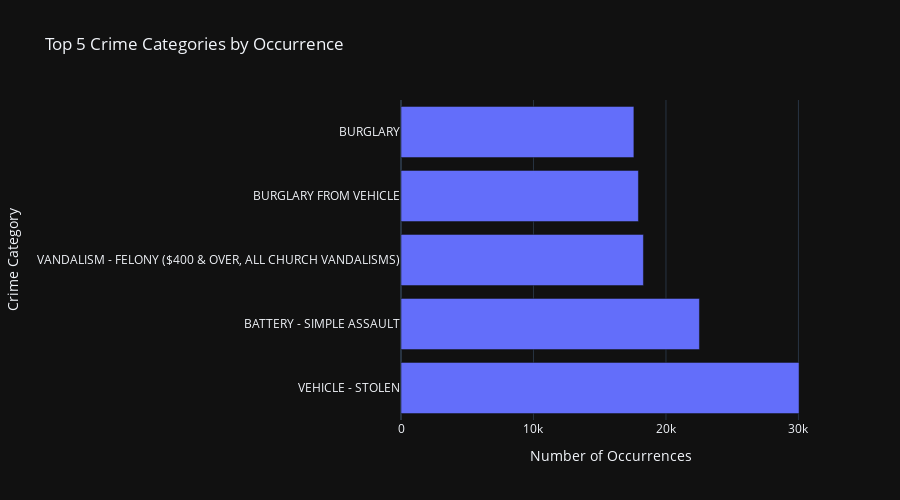

The cell this chart's notebook holds for it:
### Code cell
fig = px.bar(desc_count, 
             x='Occurrence count', 
             y="Crm Cd Desc", 
             title="Top 5 Crime Categories by Occurrence",
             labels={"Crm Cd Desc": "Crime Category", "Occurrence count": "Number of Occurrences"},
             orientation='h')

# Optionally resize the figure for better spacing (optional)
fig.update_layout(width=900, height=500)

fig.show()

### Figure 1 — Plotly figure (JSON) as saved in the notebook; plotly's stock layout.template omitted (floating-point values rounded to 4 significant figures)
{"data": [{"alignmentgroup": "True", "hovertemplate": "Number of Occurrences=%{x}<br>Crime Category=%{y}<extra></extra>", "legendgroup": "", "marker": {"color": "#636efa", "pattern": {"shape": ""}}, "name": "", "offsetgroup": "", "orientation": "h", "showlegend": false, "textposition": "auto", "x": [30046, 22528, 18299, 17922, 17580], "xaxis": "x", "y": ["VEHICLE - STOLEN", "BATTERY - SIMPLE ASSAULT", "VANDALISM - FELONY ($400 & OVER, ALL CHURCH VANDALISMS)", "BURGLARY FROM VEHICLE", "BURGLARY"], "yaxis": "y", "type": "bar"}], "layout": {"xaxis": {"anchor": "y", "domain": [0.0, 1.0], "title": {"text": "Number of Occurrences"}}, "yaxis": {"anchor": "x", "domain": [0.0, 1.0], "title": {"text": "Crime Category"}}, "legend": {"tracegroupgap": 0}, "title": {"text": "Top 5 Crime Categories by Occurrence"}, "barmode": "relative", "width": 900, "height": 500}}
